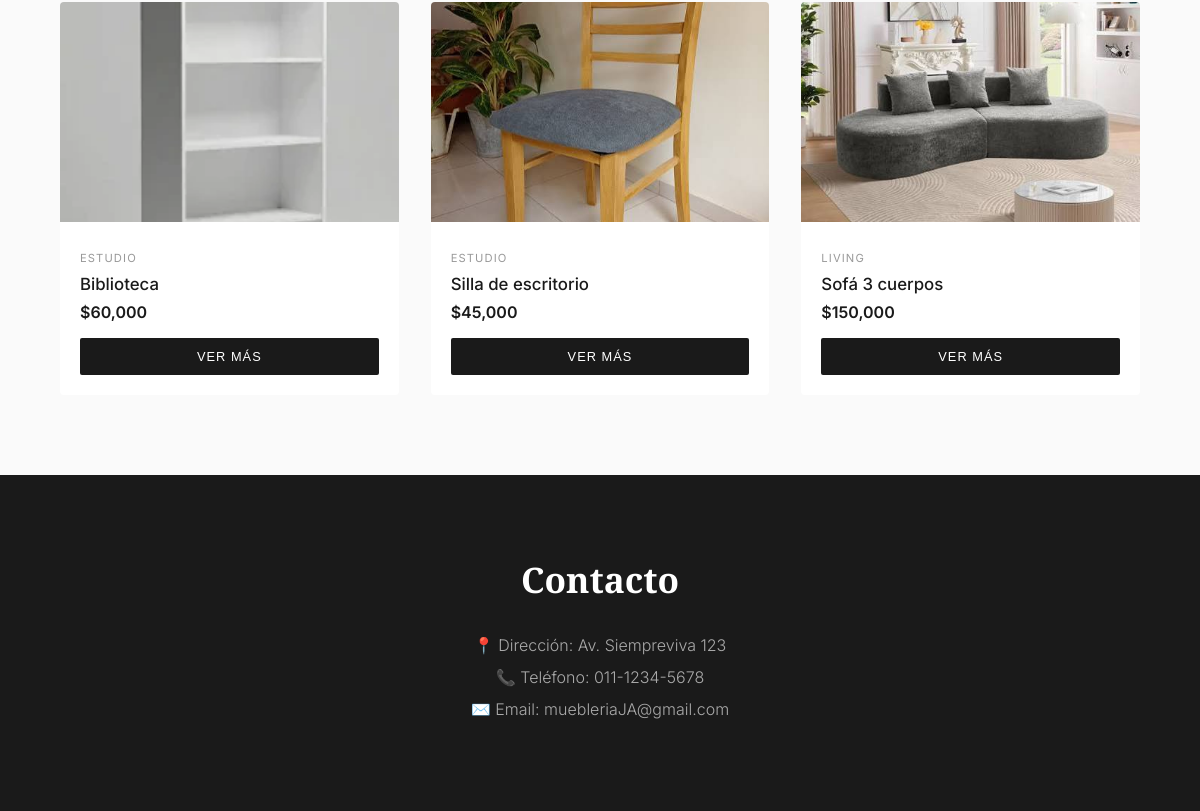
The app's page / (lower part), older data.
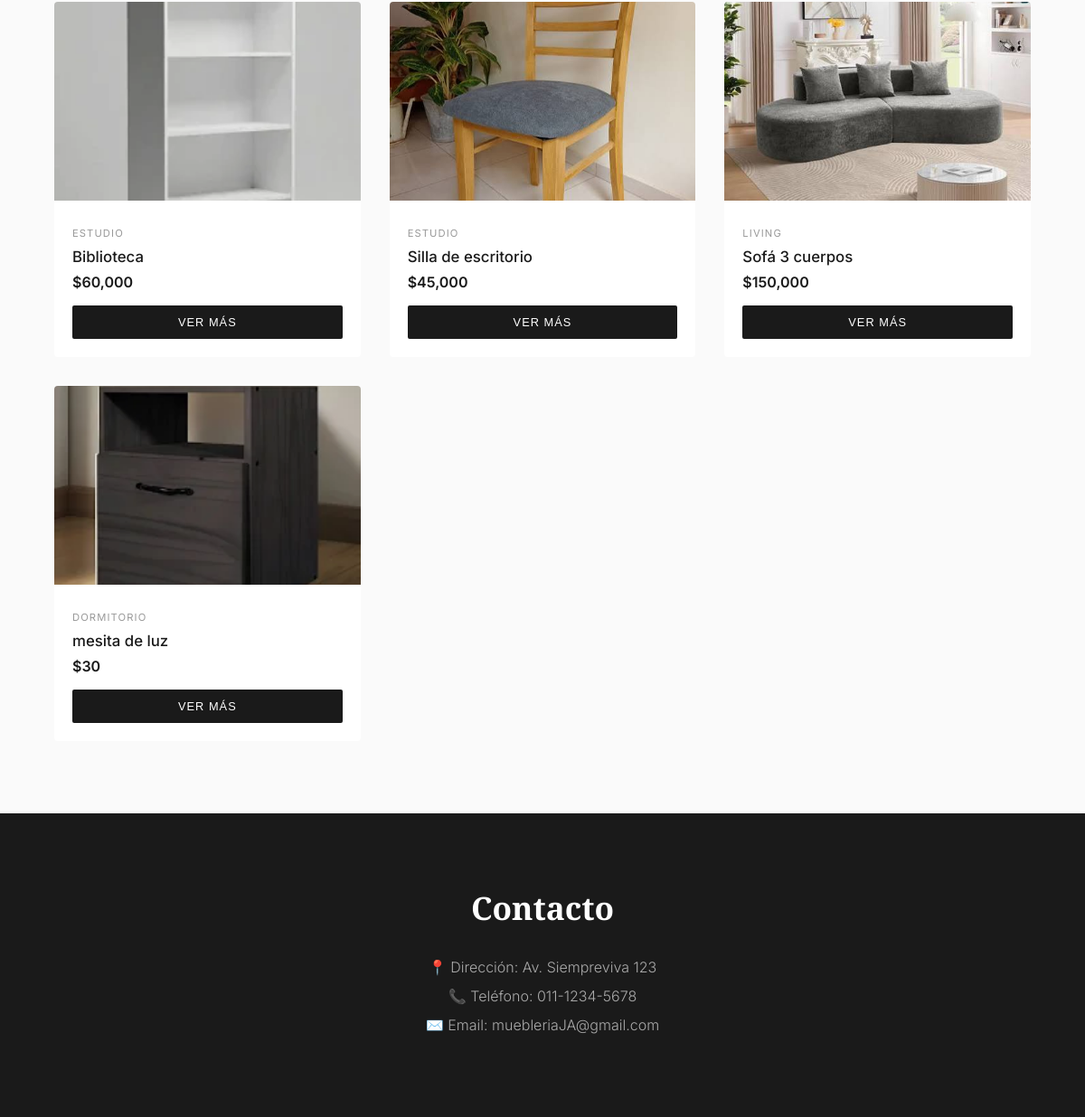
The same page, newer data.
### tables this page shows
CREATE TABLE productos (
            id INTEGER PRIMARY KEY AUTOINCREMENT,
            nombre TEXT NOT NULL,
            precio REAL NOT NULL,
            categoria TEXT NOT NULL,
            imagen TEXT NOT NULL,
            descripcion TEXT,
            medidas TEXT
        );

### app.py (the view)
@app.route("/")
def inicio():
    categoria = request.args.get("categoria")
    productos = obtener_productos(categoria)
    return render_template("index.html", productos=productos, categoria=categoria)

### database.py (called while the page is built)
def conectar():
    return sqlite3.connect("productos.db")

def obtener_productos(categoria=None):
    con = conectar()
    cursor = con.cursor()
    if categoria:
        cursor.execute("SELECT * FROM productos WHERE categoria = ?", (categoria,))
    else:
        cursor.execute("SELECT * FROM productos")
    productos = cursor.fetchall()
    con.close()
    return productos

### templates/index.html (shortened to what this page needs)
<!DOCTYPE html>
<html lang="es">
  <head>
    <link rel="stylesheet" href="{{ url_for('static', filename='style.css') }}">
  </head>
  <body>
    <section id="productos">
      <div class="productos">
        {% for producto in productos %}
        <div class="producto">
          <img src="{{ url_for('static', filename='imagenes/' + producto[4]) }}" alt="{{ producto[1] }}" onclick="abrirLightbox(this.src)">
          <div class="producto-info">
            <span class="categoria">{{ producto[3] }}</span>
            <h3>{{ producto[1] }}</h3>
            <p class="precio">${{ "{:,.0f}".format(producto[2]) }}</p>
            <button class="btn" onclick="abrirModal('{{ producto[1] }}', '{{ producto[3] }}', '{{ "{:,.0f}".format(producto[2]) }}', '{{ url_for('static', filename='imagenes/' + producto[4]) }}', '{{ producto[5] }}', '{{ producto[6] }}')">Ver más</button>
          </div>
        </div>
        {% endfor %}
      </div>
    </section>
    <section id="contacto">
      <h2>Contacto</h2>
      <p>📍 Dirección: Av. Siempreviva 123</p>
      <p>📞 Teléfono: 011-1234-5678</p>
      <p>✉️ Email: muebleriaJA@gmail.com</p>
    </section>
  </body>
</html>

Row changes from the older to the newer data that the page shows:
added productos: imagen (picture), categoria "DORMITORIO", nombre "mesita de luz", precio "30"
